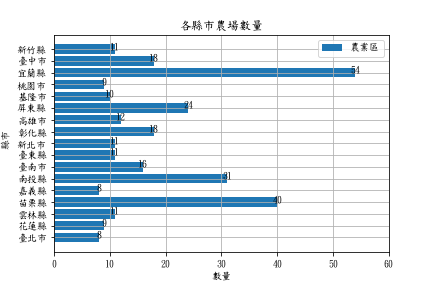

The script that saved this image:
import requests,json,os  # 引用相關套件
import matplotlib.pyplot as plt  # 圖表使用套件
# 指定url變數為全國休閒農業區旅遊資訊所提供的json檔資料網址
url='https://data.coa.gov.tw/Service/OpenData/ODwsv/ODwsvAttractions.aspx'
# 建立取得網頁資訊的Response物件，物件名稱為rp
rp=requests.get(url)
#設定編碼模式避免亂碼
rp.encoding="utf_8_sig"
# 使用json套件的loads()方法將JSON資料集轉成串列
all_list=json.loads(rp.text)
#資料整理
listAllCity=[]    #存放每筆記錄的縣市名稱，此處串列存放重複的縣市名稱
for col in all_list:
    listAllCity+=[col['City']]

listCity=[]   #存放所有縣市名稱，此串列存放不重複的縣市名稱
listCount=[]  #存放各縣市對應的農業區數量
for city in set(listAllCity):   # 使用set()移除listAllCity串列中重複的縣市
    print(city,'地區有',listAllCity.count(city),'個農業區')
    listCity+=[city]
    listCount+=[listAllCity.count(city)]   
# 繪製柱狀圖
font= {'family':'DFKai-SB'}  # 設定柱狀圖可以顯示中文
plt.rc('font',**font)   
plt.barh(listCity,listCount  ,label='農業區')# 橫向柱狀圖串列數據設定
plt.title('各縣市農場數量') #柱狀圖名稱
plt.xlim(0,60)  #X軸範圍0~60
plt.xlabel('數量') #X軸名稱
plt.ylabel('縣市') #Y軸名稱
for y,x in enumerate(listCount):    #使用迴圈讓柱狀末端顯示各縣市農業區總數
     plt.text(x,y,'%s'%x,ha='center')
plt.legend()    #圖例(柱狀圖)說明
plt.grid(True)  #顯示格線
plt.savefig('Histogram.png') #將柱狀圖存出成圖片 
plt.show()                   #顯示繪圖結果
os.system('Histogram.png')  #開啟柱狀圖Histogram.png圖片
print("圖表製作完成")